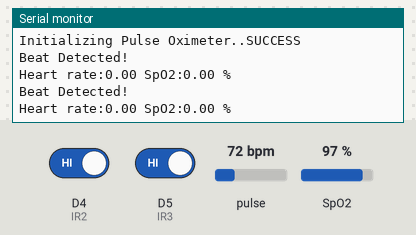
Simulated run of this sketch. Board: ESP8266 (NodeMCU). Shown: the last lines printed to the serial monitor. The test bench sets the inputs (shaded band); at power-on: pulse 72 bpm, SpO2 97 %, D4 (IR2) HIGH, D5 (IR3) HIGH. WiFi joins after 1.5 s; servers stay silent unless stated.

Above: at 3.0 s.
3.1 s: pulse set to 42 bpm
At 4.5 s:
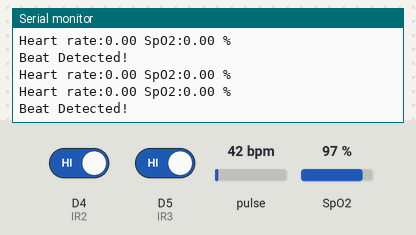
4.6 s: SpO2 set to 80 %
At 5.4 s:
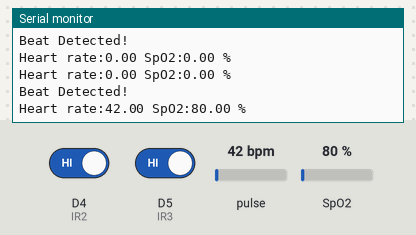
6.1 s: pulse set to 70 bpm
At 9.6 s:
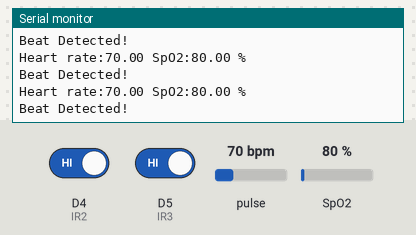
Timing chart, 0 to 11.1 s (numbered marks = the images above; inputs shaded):
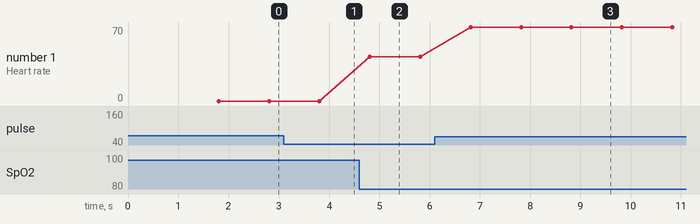

Measured:
- after the input at 4.6 s, the serial monitor: prints a new line after 0.21 s (image 2)
- after the input at 6.1 s, the serial monitor: prints a new line after 0.72 s (image 3)
- plotted number 1: 42 → 70 after the input at 6.1 s

The sketch:

Bedridden_Patient_Monitoring_System.ino
```cpp
#include <Wire.h>
#include "MAX30100_PulseOximeter.h"
#define BLYNK_PRINT// Serial
#include <Blynk.h>
#include <ESP8266WiFi.h>
#include <BlynkSimpleEsp8266.h>
BlynkTimer timer;

#define REPORTING_PERIOD_MS 1000

char auth[] = "xxxxxxxxxxxxxxxx";
char ssid[] = "xxxxxxxxxxxxxxxx";
char pass[] = "xxxxxxxxxxxxxxxx";

#define IR1 D3
#define IR2 D4
#define IR3 D5

PulseOximeter pox;

float BPM, SpO2;
uint32_t tsLastReport = 0;

void onBeatDetected()
{
  Serial.println("Beat Detected!");
}

void setup()
{
  Serial.begin(115200);
  Blynk.begin(auth, ssid, pass);

  Serial.print("Initializing Pulse Oximeter..");

  if (!pox.begin())
  {
    Serial.println("FAILED");
  }
  else
  {
    Serial.println("SUCCESS");
    pox.setOnBeatDetectedCallback(onBeatDetected);
  }
  pinMode(IR1, INPUT);
  pinMode(IR2, INPUT);
  pinMode(IR3, INPUT);
  timer.setInterval(100L, IR1sensor);
  timer.setInterval(100L, IR2sensor);
  timer.setInterval(100L, IR3sensor);
}

void IR1sensor(){
  bool value = digitalRead(IR1);
  if (value == 0) {
    Blynk.logEvent("notification_1","I Need Food!");
    WidgetLED LED(V3);
    LED.on();
  } else {
    WidgetLED LED(V3);
    LED.off();
  }

}

void IR2sensor(){
  bool value = digitalRead(IR2);
  if (value == 0) {
    Blynk.logEvent("notification_2","I Need Water!!");
    WidgetLED LED(V4);
    LED.on();
  } else {
    WidgetLED LED(V4);
    LED.off();
  }

}

void IR3sensor(){
  bool value = digitalRead(IR3);
  if (value == 0) {
    Blynk.logEvent("notification_3","Emergency! Please Come Here!!!");
    WidgetLED LED(V5);
    LED.on();
  } else {
    WidgetLED LED(V5);
    LED.off();
  }

}

void loop()
{
  pox.update();
  Blynk.run();
  timer.run();

  BPM = pox.getHeartRate();
  SpO2 = pox.getSpO2();
      if (millis() - tsLastReport > REPORTING_PERIOD_MS)
  {
    Serial.print("Heart rate:");
    Serial.print(BPM);
    Serial.print(" SpO2:");
    Serial.print(SpO2);
    Serial.println(" %");

    Blynk.virtualWrite(V1, BPM);
    Blynk.virtualWrite(V2, SpO2);

    tsLastReport = millis();
  }

}
```
